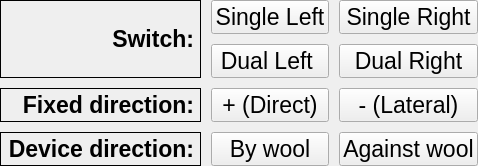
     <widget class="QWidget" name="dropSwitchPage">
      <layout class="QVBoxLayout" name="verticalLayout_4">
       <property name="spacing">
        <number>5</number>
       </property>
       <property name="leftMargin">
        <number>0</number>
       </property>
       <property name="topMargin">
        <number>0</number>
       </property>
       <property name="rightMargin">
        <number>0</number>
       </property>
       <property name="bottomMargin">
        <number>0</number>
       </property>
       <item>
        <layout class="QGridLayout" name="gridLayout_3">
         <property name="spacing">
          <number>10</number>
         </property>
         <item row="1" column="1">
          <widget class="QPushButton" name="dropSwitchSingleLeftButton">
           <property name="sizePolicy">
            <sizepolicy hsizetype="Preferred" vsizetype="Preferred">
             <horstretch>0</horstretch>
             <verstretch>0</verstretch>
            </sizepolicy>
           </property>
           <property name="minimumSize">
            <size>
             <width>0</width>
             <height>32</height>
            </size>
           </property>
           <property name="font">
            <font>
             <pointsize>17</pointsize>
            </font>
           </property>
           <property name="focusPolicy">
            <enum>Qt::NoFocus</enum>
           </property>
           <property name="text">
            <string>Single Left</string>
           </property>
           <property name="checkable">
            <bool>true</bool>
           </property>
          </widget>
         </item>
         <item row="1" column="0" rowspan="2">
          <widget class="QLabel" name="label_8">
           <property name="font">
            <font>
             <pointsize>17</pointsize>
             <weight>75</weight>
             <bold>true</bold>
            </font>
           </property>
           <property name="frameShape">
            <enum>QFrame::Box</enum>
           </property>
           <property name="text">
            <string>Switch:</string>
           </property>
           <property name="alignment">
            <set>Qt::AlignRight|Qt::AlignTrailing|Qt::AlignVCenter</set>
           </property>
          </widget>
         </item>
         <item row="2" column="1">
          <widget class="QPushButton" name="dropSwitchDualLeftButton">
           <property name="sizePolicy">
            <sizepolicy hsizetype="Preferred" vsizetype="Preferred">
             <horstretch>0</horstretch>
             <verstretch>0</verstretch>
            </sizepolicy>
           </property>
           <property name="minimumSize">
            <size>
             <width>0</width>
             <height>32</height>
            </size>
           </property>
           <property name="font">
            <font>
             <pointsize>17</pointsize>
            </font>
           </property>
           <property name="focusPolicy">
            <enum>Qt::NoFocus</enum>
           </property>
           <property name="text">
            <string>Dual Left </string>
           </property>
           <property name="checkable">
            <bool>true</bool>
           </property>
          </widget>
         </item>
         <item row="3" column="0">
          <widget class="QLabel" name="label_10">
           <property name="sizePolicy">
            <sizepolicy hsizetype="Minimum" vsizetype="Minimum">
             <horstretch>0</horstretch>
             <verstretch>0</verstretch>
            </sizepolicy>
           </property>
           <property name="font">
            <font>
             <pointsize>17</pointsize>
             <weight>75</weight>
             <bold>true</bold>
            </font>
           </property>
           <property name="frameShape">
            <enum>QFrame::Box</enum>
           </property>
           <property name="text">
            <string>Fixed direction:</string>
           </property>
           <property name="alignment">
            <set>Qt::AlignRight|Qt::AlignTrailing|Qt::AlignVCenter</set>
           </property>
          </widget>
         </item>
         <item row="1" column="2">
          <widget class="QPushButton" name="dropSwitchSingleRightButton">
           <property name="sizePolicy">
            <sizepolicy hsizetype="Preferred" vsizetype="Preferred">
             <horstretch>0</horstretch>
             <verstretch>0</verstretch>
            </sizepolicy>
           </property>
           <property name="minimumSize">
            <size>
             <width>0</width>
             <height>32</height>
            </size>
           </property>
           <property name="font">
            <font>
             <pointsize>17</pointsize>
            </font>
           </property>
           <property name="focusPolicy">
            <enum>Qt::NoFocus</enum>
           </property>
           <property name="text">
            <string>Single Right</string>
           </property>
           <property name="checkable">
            <bool>true</bool>
           </property>
          </widget>
         </item>
         <item row="2" column="2">
          <widget class="QPushButton" name="dropSwitchDualRightButton">
           <property name="sizePolicy">
            <sizepolicy hsizetype="Preferred" vsizetype="Preferred">
             <horstretch>0</horstretch>
             <verstretch>0</verstretch>
            </sizepolicy>
           </property>
           <property name="minimumSize">
            <size>
             <width>0</width>
             <height>32</height>
            </size>
           </property>
           <property name="font">
            <font>
             <pointsize>17</pointsize>
            </font>
           </property>
           <property name="focusPolicy">
            <enum>Qt::NoFocus</enum>
           </property>
           <property name="text">
            <string>Dual Right</string>
           </property>
           <property name="checkable">
            <bool>true</bool>
           </property>
          </widget>
         </item>
         <item row="3" column="1">
          <widget class="QPushButton" name="dropSwitchFixedDirectButton">
           <property name="sizePolicy">
            <sizepolicy hsizetype="Preferred" vsizetype="Preferred">
             <horstretch>0</horstretch>
             <verstretch>0</verstretch>
            </sizepolicy>
           </property>
           <property name="minimumSize">
            <size>
             <width>0</width>
             <height>32</height>
            </size>
           </property>
           <property name="font">
            <font>
             <pointsize>17</pointsize>
            </font>
           </property>
           <property name="focusPolicy">
            <enum>Qt::NoFocus</enum>
           </property>
           <property name="text">
            <string>+ (Direct)</string>
           </property>
           <property name="checkable">
            <bool>true</bool>
           </property>
          </widget>
         </item>
         <item row="3" column="2">
          <widget class="QPushButton" name="dropSwitchFixedLateralButton">
           <property name="sizePolicy">
            <sizepolicy hsizetype="Preferred" vsizetype="Preferred">
             <horstretch>0</horstretch>
             <verstretch>0</verstretch>
            </sizepolicy>
           </property>
           <property name="minimumSize">
            <size>
             <width>0</width>
             <height>32</height>
            </size>
           </property>
           <property name="font">
            <font>
             <pointsize>17</pointsize>
            </font>
           </property>
           <property name="focusPolicy">
            <enum>Qt::NoFocus</enum>
           </property>
           <property name="text">
            <string>- (Lateral)</string>
           </property>
           <property name="checkable">
            <bool>true</bool>
           </property>
          </widget>
         </item>
         <item row="4" column="0">
          <widget class="QLabel" name="label_11">
           <property name="sizePolicy">
            <sizepolicy hsizetype="Minimum" vsizetype="Minimum">
             <horstretch>0</horstretch>
             <verstretch>0</verstretch>
            </sizepolicy>
           </property>
           <property name="font">
            <font>
             <pointsize>17</pointsize>
             <weight>75</weight>
             <bold>true</bold>
            </font>
           </property>
           <property name="frameShape">
            <enum>QFrame::Box</enum>
           </property>
           <property name="text">
            <string>Device direction:</string>
           </property>
           <property name="alignment">
            <set>Qt::AlignRight|Qt::AlignTrailing|Qt::AlignVCenter</set>
           </property>
          </widget>
         </item>
         <item row="4" column="1">
          <widget class="QPushButton" name="dropSwitchDeviceDirectionByWoolButton">
           <property name="sizePolicy">
            <sizepolicy hsizetype="Preferred" vsizetype="Preferred">
             <horstretch>0</horstretch>
             <verstretch>0</verstretch>
            </sizepolicy>
           </property>
           <property name="minimumSize">
            <size>
             <width>0</width>
             <height>32</height>
            </size>
           </property>
           <property name="font">
            <font>
             <pointsize>17</pointsize>
            </font>
           </property>
           <property name="focusPolicy">
            <enum>Qt::NoFocus</enum>
           </property>
           <property name="text">
            <string>By wool</string>
           </property>
           <property name="checkable">
            <bool>true</bool>
           </property>
          </widget>
         </item>
         <item row="4" column="2">
          <widget class="QPushButton" name="dropSwitchDeviceDirectionAgainstWoolButton">
           <property name="sizePolicy">
            <sizepolicy hsizetype="Preferred" vsizetype="Preferred">
             <horstretch>0</horstretch>
             <verstretch>0</verstretch>
            </sizepolicy>
           </property>
           <property name="minimumSize">
            <size>
             <width>0</width>
             <height>32</height>
            </size>
           </property>
           <property name="font">
            <font>
             <pointsize>17</pointsize>
            </font>
           </property>
           <property name="focusPolicy">
            <enum>Qt::NoFocus</enum>
           </property>
           <property name="text">
            <string>Against wool</string>
           </property>
           <property name="checkable">
            <bool>true</bool>
           </property>
          </widget>
         </item>
        </layout>
       </item>
      </layout>
     </widget>
